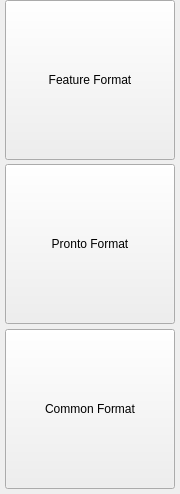
<?xml version="1.0" encoding="UTF-8"?>
<ui version="4.0">
 <class>ToolForGitCommit</class>
 <widget class="QWidget" name="ToolForGitCommit">
  <property name="geometry">
   <rect>
    <x>0</x>
    <y>0</y>
    <width>180</width>
    <height>494</height>
   </rect>
  </property>
  <property name="windowTitle">
   <string notr="true">Form</string>
  </property>
  <layout class="QVBoxLayout" name="verticalLayout">
   <property name="spacing">
    <number>2</number>
   </property>
   <property name="leftMargin">
    <number>5</number>
   </property>
   <property name="topMargin">
    <number>0</number>
   </property>
   <property name="rightMargin">
    <number>5</number>
   </property>
   <property name="bottomMargin">
    <number>5</number>
   </property>
   <item>
    <widget class="QPushButton" name="m_btnAdd">
     <property name="minimumSize">
      <size>
       <width>170</width>
       <height>160</height>
      </size>
     </property>
     <property name="maximumSize">
      <size>
       <width>170</width>
       <height>160</height>
      </size>
     </property>
     <property name="text">
      <string>Feature Format</string>
     </property>
    </widget>
   </item>
   <item>
    <spacer name="verticalSpacer">
     <property name="orientation">
      <enum>Qt::Vertical</enum>
     </property>
     <property name="sizeHint" stdset="0">
      <size>
       <width>20</width>
       <height>40</height>
      </size>
     </property>
    </spacer>
   </item>
   <item>
    <widget class="QPushButton" name="m_btnModify">
     <property name="minimumSize">
      <size>
       <width>170</width>
       <height>160</height>
      </size>
     </property>
     <property name="maximumSize">
      <size>
       <width>170</width>
       <height>160</height>
      </size>
     </property>
     <property name="text">
      <string>Pronto Format</string>
     </property>
    </widget>
   </item>
   <item>
    <spacer name="verticalSpacer_2">
     <property name="orientation">
      <enum>Qt::Vertical</enum>
     </property>
     <property name="sizeHint" stdset="0">
      <size>
       <width>20</width>
       <height>40</height>
      </size>
     </property>
    </spacer>
   </item>
   <item>
    <widget class="QPushButton" name="m_btnDel">
     <property name="minimumSize">
      <size>
       <width>170</width>
       <height>160</height>
      </size>
     </property>
     <property name="maximumSize">
      <size>
       <width>170</width>
       <height>160</height>
      </size>
     </property>
     <property name="text">
      <string>Common Format</string>
     </property>
    </widget>
   </item>
  </layout>
 </widget>
 <resources/>
 <connections/>
</ui>
